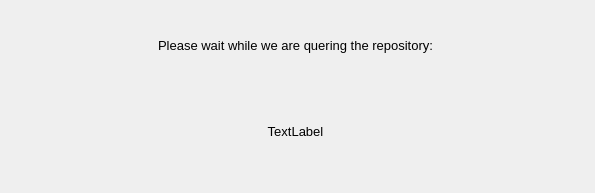
<ui version="4.0" >
 <class>WaitDialog</class>
 <widget class="QDialog" name="WaitDialog" >
  <property name="windowModality" >
   <enum>Qt::WindowModal</enum>
  </property>
  <property name="geometry" >
   <rect>
    <x>0</x>
    <y>0</y>
    <width>595</width>
    <height>193</height>
   </rect>
  </property>
  <property name="windowTitle" >
   <string>Dialog</string>
  </property>
  <widget class="QLabel" name="label" >
   <property name="geometry" >
    <rect>
     <x>10</x>
     <y>10</y>
     <width>571</width>
     <height>71</height>
    </rect>
   </property>
   <property name="font" >
    <font>
     <pointsize>10</pointsize>
    </font>
   </property>
   <property name="text" >
    <string>Please wait while we are quering the repository:</string>
   </property>
   <property name="alignment" >
    <set>Qt::AlignCenter</set>
   </property>
   <property name="wordWrap" >
    <bool>true</bool>
   </property>
  </widget>
  <widget class="QLabel" name="repoURLLabel" >
   <property name="geometry" >
    <rect>
     <x>10</x>
     <y>96</y>
     <width>571</width>
     <height>71</height>
    </rect>
   </property>
   <property name="font" >
    <font>
     <pointsize>10</pointsize>
    </font>
   </property>
   <property name="text" >
    <string>TextLabel</string>
   </property>
   <property name="alignment" >
    <set>Qt::AlignCenter</set>
   </property>
   <property name="wordWrap" >
    <bool>true</bool>
   </property>
  </widget>
 </widget>
 <resources/>
 <connections/>
</ui>
